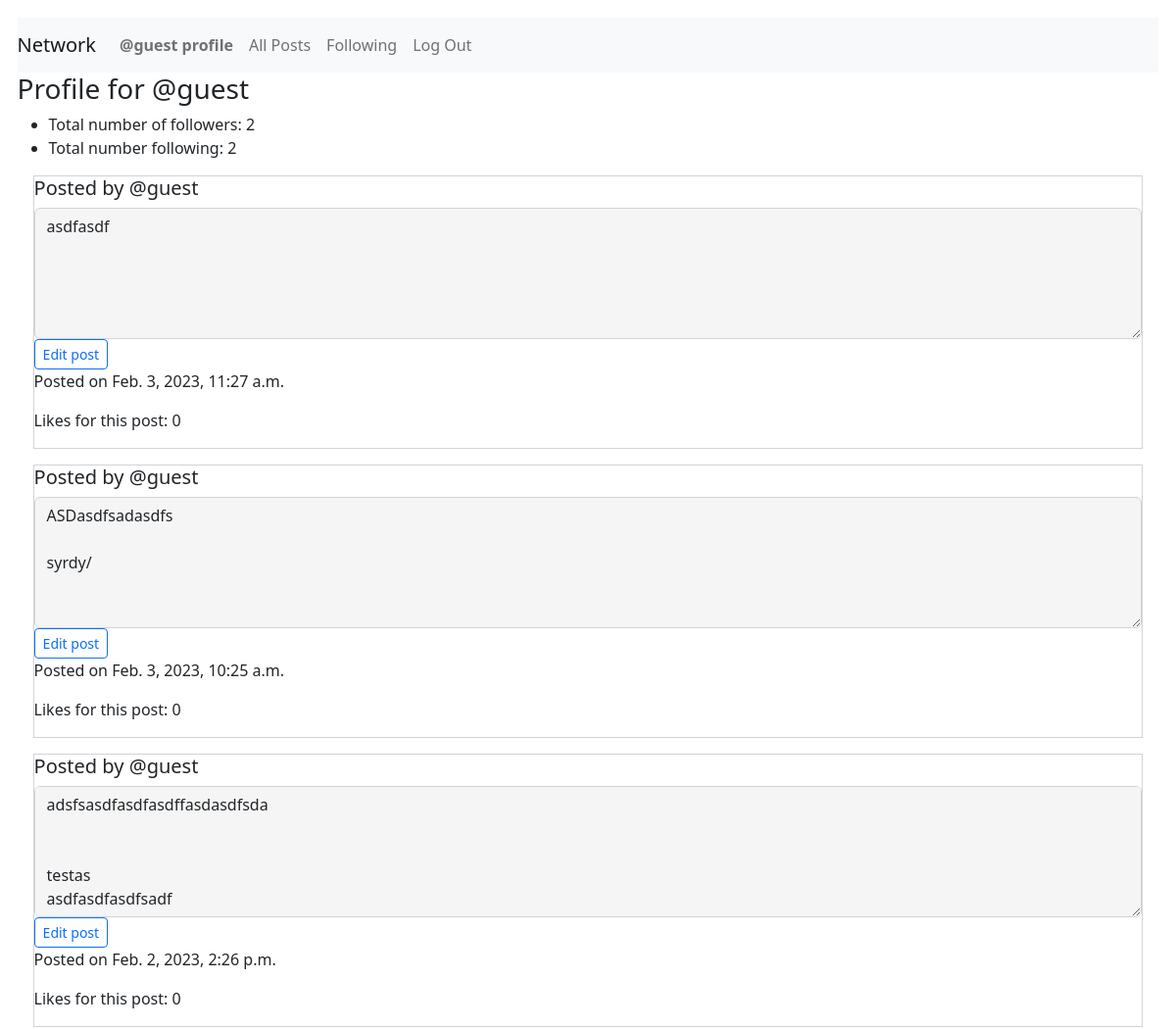
/profile/@guest (signed in, upper part), run on an earlier commit of the app's database.
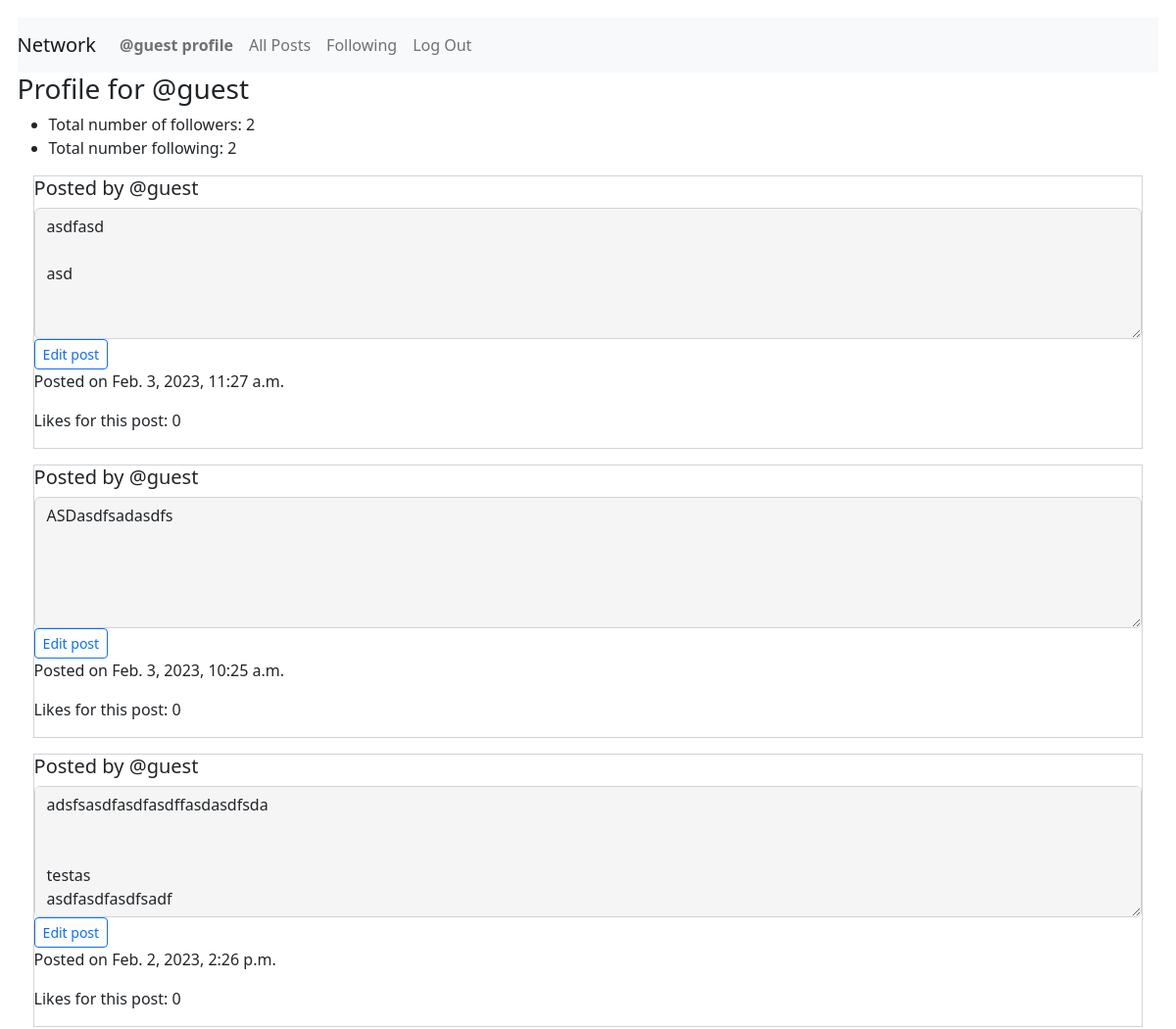
And on a later commit of the database.
### network/models.py (models this page shows, shortened)
class Posts(models.Model):
    creator = models.ForeignKey(
        User, on_delete=models.PROTECT, related_name="get_creator_listings", blank=False)
    content = models.TextField(max_length=600)
    createdDate = models.DateTimeField(auto_now_add=True)
    liked = models.BooleanField(default=False)
    numberLikes = models.IntegerField(blank=True, default=0)

class User(AbstractUser):
    pass

### network/views.py (the view)
# urls.py: path("profile/<str:username>", views.getProfile, name="getProfile"),
@csrf_exempt
@login_required
def getProfile(request, username):
    print("In getProfile")
    user_id = request.user.id
    user_name = request.user.username
    print(username)
    user = User.objects.get(username=username)
    print(user.id)
    profileUser = user.id
    try:
        posts = Posts.objects.filter(creator=profileUser)
        postsUser = posts.order_by('-createdDate')
        noListings = False
    except Posts.DoesNotExist:
        print("blah")
        noListings = True
    try:
        follow = Follow.objects.get(followUser=profileUser)
        followObject = True
    except:
        Follow.DoesNotExist
        followObject = False
    if followObject != False:
        countFollowers = follow.followers.all().count()
    else:
        countFollowers = 0
    if followObject == True:
        followers = follow.followers.all()
    if followObject == True:
        countFollowing = follow.following.all().count()
    else:
        countFollowing = 0
    if followObject == True:
        following = follow.following.all()
    if followObject == False:
        return render(request, "network/profile.html", {"noListings": noListings, "postings": postsUser, "countFollowers": countFollowers, "countFollowing": countFollowing, "username": username})
    else:
        return render(request, "network/profile.html", {"noListings": noListings, "postings": postsUser, "countFollowers": countFollowers, "countFollowing": countFollowing, "username": username})

### network/templates/network/profile.html (shortened to what this page needs)
{% extends "network/layout.html" %}
{% load static %}
{% block body %}
<div id="post-view">
    <h3>Profile for {{username}}</h3>
    <ul>
        <li>Total number of followers: {{countFollowers}}</li>
        <li>Total number following: {{countFollowing}}</li>
    </ul>
    <div>
        {% for post in postings %}
        <div class="post{{forloop.counter0}}">
            <h5 class="creator">Posted by {{post.creator.username}}</a></h5><textarea
                class="form-control content{{forloop.counter0}}" id="readonlyContent{{forloop.counter0}}" rows="5"
                readonly="true">{{post.content}}</textarea>
            {% if post.creator.username == user.username %}
            <button class="btn btn-sm btn-outline-primary edit{{forloop.counter0}}" id="editButton{{forloop.counter0}}"
                onclick="editPost('{{post.id}}')">Edit
                post</button>
            {% endif %}
            <p class="timestamp{{forloop.counter0}}">Posted on {{post.createdDate}}</p>
            <p class="numberLikes{{forloop.counter0}}">Likes for this post: {{post.numberLikes}}</p>
        </div>
        {% empty %}
        <h5>This user does not have any posts.</h5>
        {% endfor %}
        {% endblock %}

What changed in the data, as far as the page shows it:
changed Posts: content "asdfasdf" → "asdfasd asd"
changed Posts: content "ASDasdfsadasdfs syrdy/" → "ASDasdfsadasdfs"
